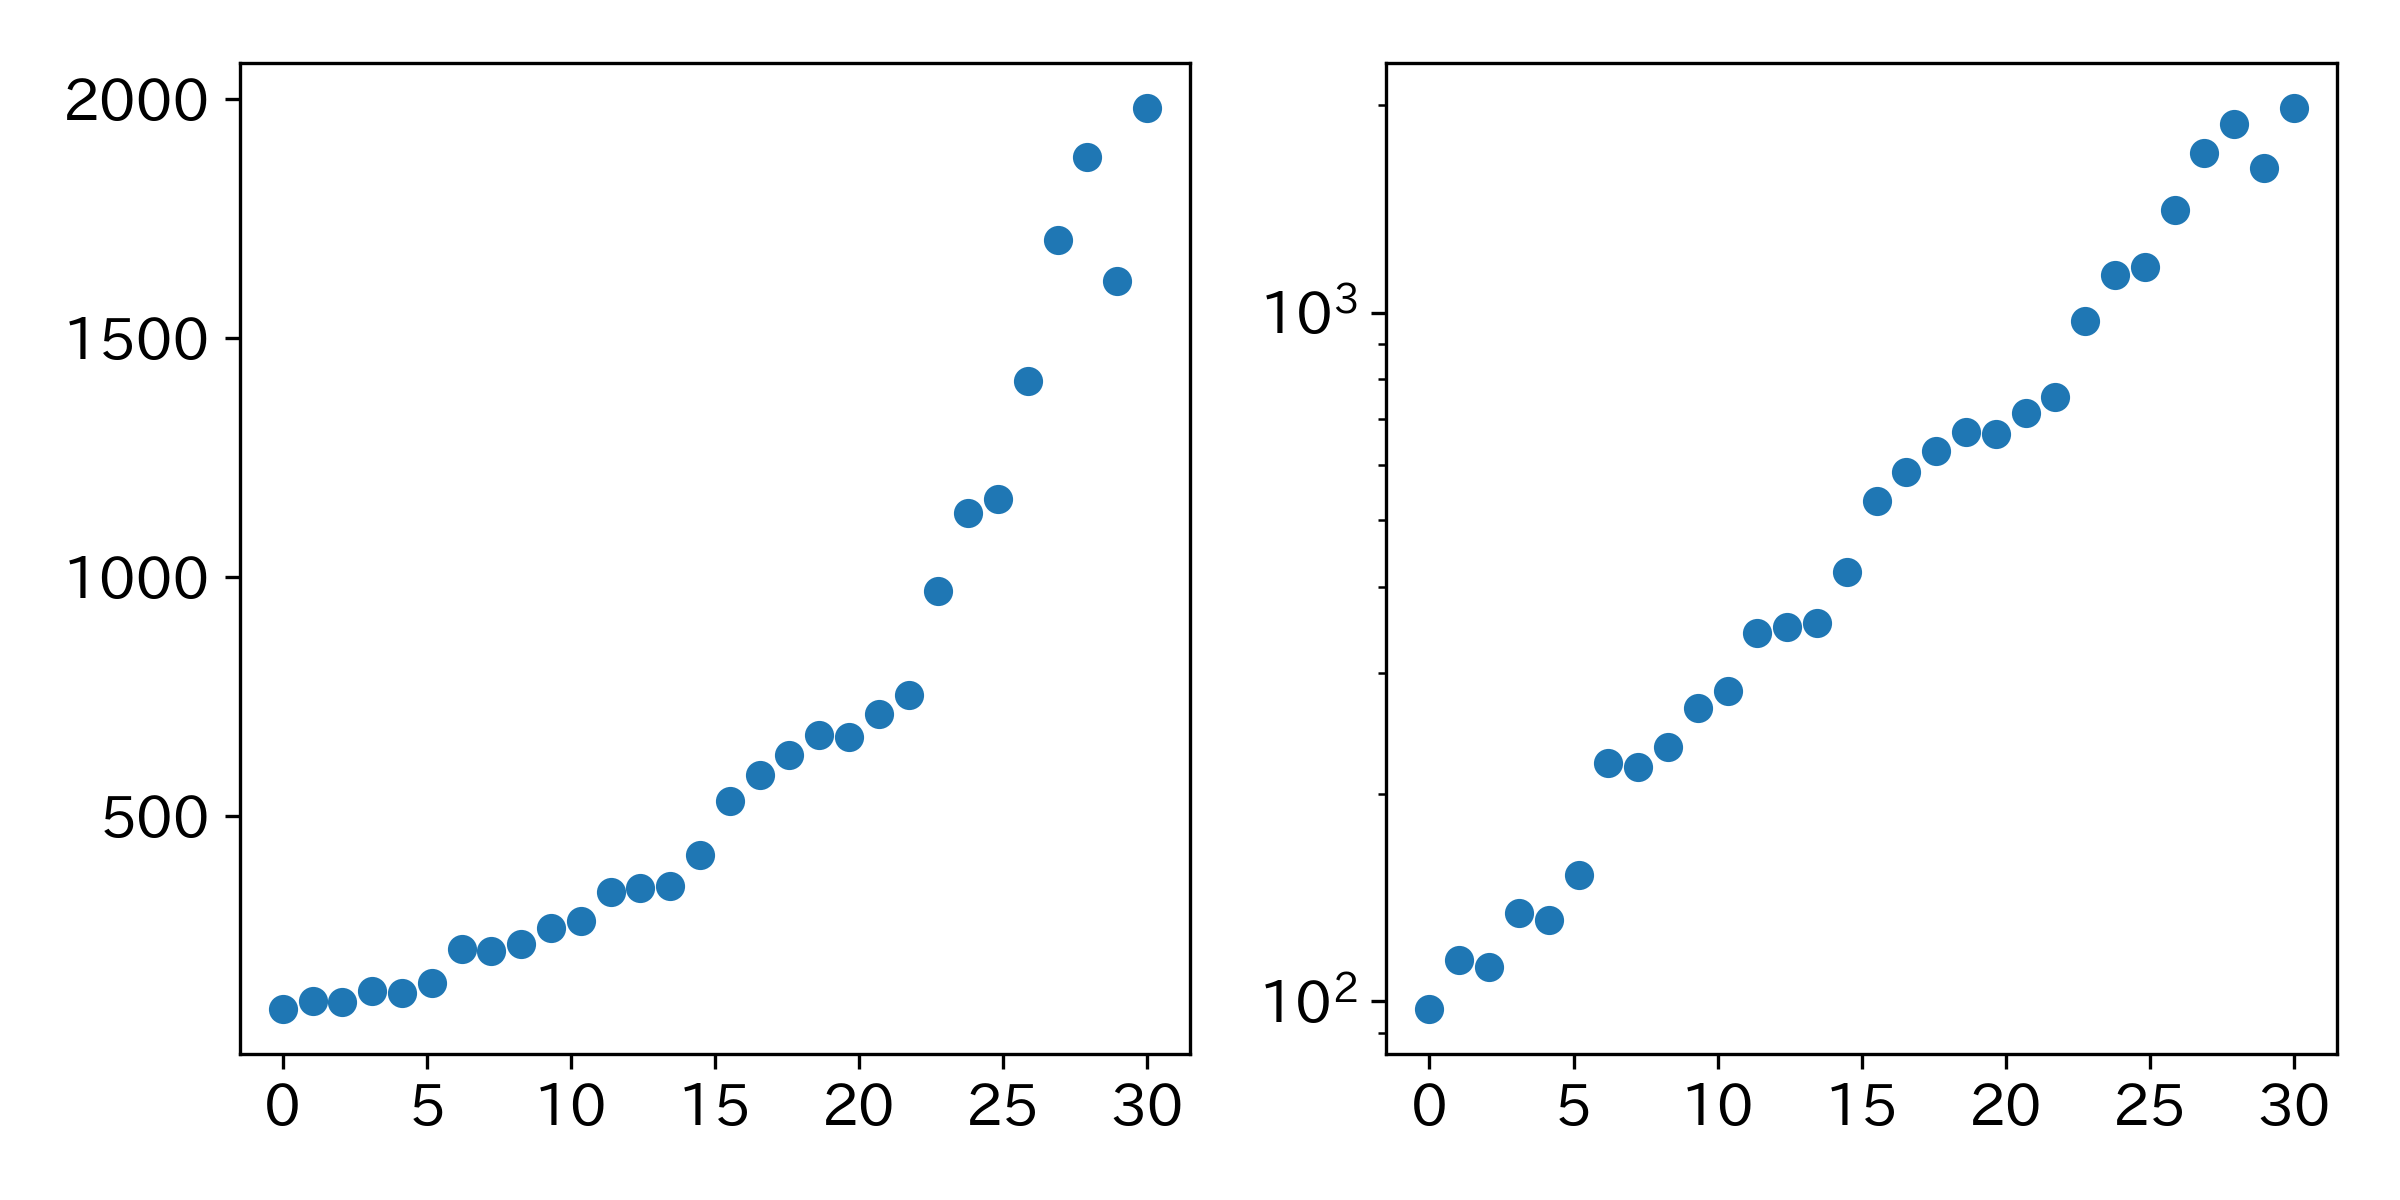

The Python source for this figure:
import numpy as np
import matplotlib.pyplot as plt
import japanize_matplotlib

plt.rcParams["font.size"] = 14
# 0から2までの範囲で等間隔に100個の数を生成
x = np.linspace(0, 30, 30)

# 指数関数と線形関数の値を計算
exp_y = np.exp(x / 10) * 100     # 指数関数
# ランダムなノイズを付加する
exp_y = exp_y * (1 + np.random.normal(0, 0.08, 30))

linear_y = 2 * x + 1  # 線形関数


# フィギュアの大きさを設定
plt.figure(figsize=(8, 4))

# 通常のプロット
plt.subplot(1, 2, 1)  # 1行2列の左側
plt.plot(x, exp_y, marker='o', linestyle='none', label='Exponential')

plt.xticks(np.arange(0, 31, 5))  # X軸のラベルを0.5刻みに設定

# plt.legend()
# plt.title("Normal plot")
# plt.xlabel("X")
# plt.ylabel("Y")

# 片対数プロット
plt.subplot(1, 2, 2)  # 1行2列の右側
plt.semilogy(x, exp_y, marker='o', linestyle='none', label='Exponential')
plt.xticks(np.arange(0, 31, 5))  # X軸のラベルを0.5刻みに設定

# plt.legend()
# plt.title("Semi-log plot (Y-axis in log scale)")
# plt.xlabel("X")
# plt.ylabel("Y (log scale)")

# プロットの表示
plt.tight_layout()  # タイトルとラベルが重ならないようにする
plt.savefig("1_3_5_exponential_growth.png", dpi=300)
plt.savefig("1_3_5_exponential_growth.svg", dpi=300)

# plt.show()
